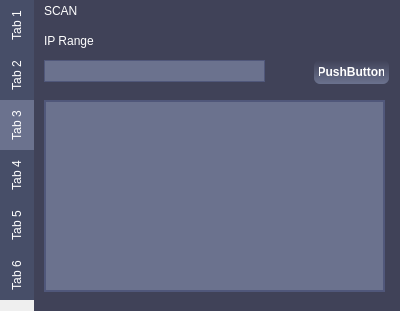
<?xml version="1.0" encoding="UTF-8"?>
<ui version="4.0">
 <class>Form</class>
 <widget class="QWidget" name="Form">
  <property name="geometry">
   <rect>
    <x>0</x>
    <y>0</y>
    <width>400</width>
    <height>311</height>
   </rect>
  </property>
  <property name="windowTitle">
   <string>Form</string>
  </property>
  <property name="styleSheet">
   <string notr="true"/>
  </property>
  <widget class="TabWidget" name="tabWidget">
   <property name="geometry">
    <rect>
     <x>0</x>
     <y>0</y>
     <width>401</width>
     <height>311</height>
    </rect>
   </property>
   <property name="layoutDirection">
    <enum>Qt::LeftToRight</enum>
   </property>
   <property name="styleSheet">
    <string notr="true">/** MAIN SECTION **/
QWidget {
	background-color: #404258;
	color: #fff;
 }
QTabWidget {
	background: #404258;
	border-color: #BFE7FF;
}
/** PUSH BUTTON SECTION **/
 QPushButton {
	background: qlineargradient(x1: 0, y1: 0, x2: 0, y2: 1, stop: 0 #404258, stop: 1 #6B728E);
	border-radius: 6px;
	padding: 5px;
	color: white;
	font-weight: bold;
}
QPushButton:hover {;
	border: 1px solid;
	border-color: #fff;
 }
QPushButton:pressed {
	background: qlineargradient(x1: 0, y1: 0, x2: 0, y2: 1, stop: 0 #6B728E, stop: 1 #404258);
}
/** TAB BAR SECTION **/
QTabBar:tab { 
	background: #474E68;
	color: #fff; padding: 10px; 
}
QTabBar:tab:hover {
	background: #50577A;
}
QTabBar:tab:selected { 
	background: #6B728E; 
}
/** LINE EDIT SECTION **/
QLineEdit {
	border: 1px solid;
	border-color: #50577A;
	background-color: #6B728E;
}
QLineEdit:focus {
	background: #7B8FA1;
	border: 2px solid;
	border-color: #50577A;
}
/** TEXT BROWSER SECTION **/
QTextBrowser {
	border: 2px solid;
	border-color: #50577A;
	background: #6B728E;
}</string>
   </property>
   <property name="tabPosition">
    <enum>QTabWidget::West</enum>
   </property>
   <property name="currentIndex">
    <number>2</number>
   </property>
   <widget class="QWidget" name="tab">
    <attribute name="title">
     <string>Tab 1</string>
    </attribute>
    <widget class="QPushButton" name="pushButton">
     <property name="geometry">
      <rect>
       <x>70</x>
       <y>50</y>
       <width>75</width>
       <height>24</height>
      </rect>
     </property>
     <property name="text">
      <string>PushButton</string>
     </property>
    </widget>
   </widget>
   <widget class="QWidget" name="tab_2">
    <attribute name="title">
     <string>Tab 2</string>
    </attribute>
   </widget>
   <widget class="QWidget" name="tab_3">
    <attribute name="title">
     <string>Tab 3</string>
    </attribute>
    <widget class="QPushButton" name="pushButton_2">
     <property name="geometry">
      <rect>
       <x>280</x>
       <y>60</y>
       <width>75</width>
       <height>24</height>
      </rect>
     </property>
     <property name="text">
      <string>PushButton</string>
     </property>
    </widget>
    <widget class="QLabel" name="label">
     <property name="geometry">
      <rect>
       <x>10</x>
       <y>30</y>
       <width>61</width>
       <height>21</height>
      </rect>
     </property>
     <property name="text">
      <string>IP Range</string>
     </property>
    </widget>
    <widget class="QLabel" name="label_2">
     <property name="geometry">
      <rect>
       <x>10</x>
       <y>0</y>
       <width>61</width>
       <height>21</height>
      </rect>
     </property>
     <property name="text">
      <string>SCAN</string>
     </property>
    </widget>
    <widget class="QLineEdit" name="lineEdit">
     <property name="geometry">
      <rect>
       <x>10</x>
       <y>60</y>
       <width>221</width>
       <height>22</height>
      </rect>
     </property>
    </widget>
    <widget class="QTextBrowser" name="textBrowser">
     <property name="geometry">
      <rect>
       <x>10</x>
       <y>100</y>
       <width>341</width>
       <height>192</height>
      </rect>
     </property>
    </widget>
   </widget>
   <widget class="QWidget" name="tab_4">
    <attribute name="title">
     <string>Tab 4</string>
    </attribute>
    <widget class="QLineEdit" name="lineEdit_2">
     <property name="geometry">
      <rect>
       <x>50</x>
       <y>40</y>
       <width>211</width>
       <height>22</height>
      </rect>
     </property>
    </widget>
    <widget class="QLineEdit" name="lineEdit_3">
     <property name="geometry">
      <rect>
       <x>50</x>
       <y>70</y>
       <width>211</width>
       <height>22</height>
      </rect>
     </property>
    </widget>
    <widget class="QPushButton" name="pushButton_3">
     <property name="geometry">
      <rect>
       <x>280</x>
       <y>70</y>
       <width>75</width>
       <height>24</height>
      </rect>
     </property>
     <property name="text">
      <string>PushButton</string>
     </property>
    </widget>
    <widget class="QWidget" name="">
     <property name="geometry">
      <rect>
       <x>10</x>
       <y>10</y>
       <width>37</width>
       <height>81</height>
      </rect>
     </property>
     <layout class="QVBoxLayout" name="verticalLayout">
      <item>
       <widget class="QLabel" name="label_3">
        <property name="text">
         <string>SCAN</string>
        </property>
       </widget>
      </item>
      <item>
       <widget class="QLabel" name="label_4">
        <property name="text">
         <string>Host</string>
        </property>
       </widget>
      </item>
      <item>
       <widget class="QLabel" name="label_5">
        <property name="text">
         <string>Port(s)</string>
        </property>
       </widget>
      </item>
     </layout>
    </widget>
   </widget>
   <widget class="QWidget" name="tab_5">
    <attribute name="title">
     <string>Tab 5</string>
    </attribute>
    <widget class="QTextBrowser" name="textBrowser_2">
     <property name="geometry">
      <rect>
       <x>10</x>
       <y>110</y>
       <width>256</width>
       <height>192</height>
      </rect>
     </property>
    </widget>
    <widget class="QWidget" name="">
     <property name="geometry">
      <rect>
       <x>10</x>
       <y>1</y>
       <width>62</width>
       <height>101</height>
      </rect>
     </property>
     <layout class="QVBoxLayout" name="verticalLayout_2">
      <item>
       <widget class="QLabel" name="label_8">
        <property name="text">
         <string>Destination</string>
        </property>
       </widget>
      </item>
      <item>
       <widget class="QLabel" name="label_6">
        <property name="text">
         <string>Host</string>
        </property>
       </widget>
      </item>
      <item>
       <widget class="QLabel" name="label_7">
        <property name="text">
         <string>Status</string>
        </property>
       </widget>
      </item>
     </layout>
    </widget>
    <widget class="QWidget" name="">
     <property name="geometry">
      <rect>
       <x>80</x>
       <y>40</y>
       <width>271</width>
       <height>28</height>
      </rect>
     </property>
     <layout class="QHBoxLayout" name="horizontalLayout">
      <item>
       <widget class="QLineEdit" name="lineEdit_4"/>
      </item>
      <item>
       <widget class="QPushButton" name="pushButton_4">
        <property name="text">
         <string>PushButton</string>
        </property>
       </widget>
      </item>
     </layout>
    </widget>
   </widget>
   <widget class="QWidget" name="tab_6">
    <attribute name="title">
     <string>Tab 6</string>
    </attribute>
   </widget>
  </widget>
 </widget>
 <customwidgets>
  <customwidget>
   <class>TabWidget</class>
   <extends>QTabWidget</extends>
   <header>tabwidget.h</header>
   <container>1</container>
  </customwidget>
 </customwidgets>
 <resources/>
 <connections/>
</ui>
